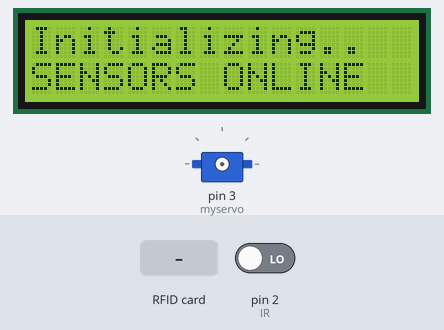
Simulated run of this sketch. Board: Arduino Uno, built with avr-gcc and run on an emulated ATmega328P. Parts: 16×2 character LCD, servo. The inputs (shaded band) are chosen by the test bench; at power-on: pin 2 (IR) LOW. What the sketch prints to the serial monitor is not drawn.

Above: at 2.2 s.
At 5.3 s:
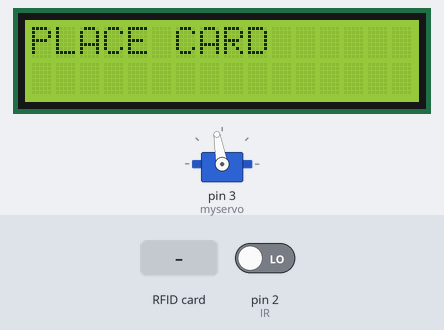
5.4 s: RFID card 5E 7A 19 C4 held to the reader
At 7.0 s:
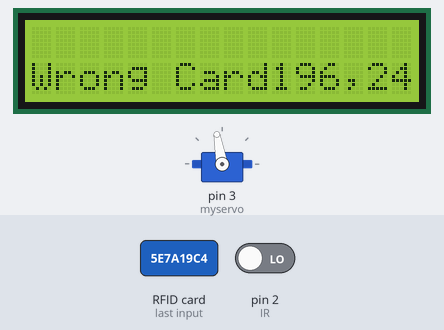
Timing chart, 0 to 8.5 s (numbered marks = the images above; inputs shaded):
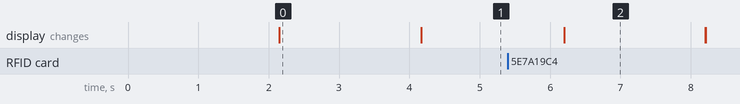

The sketch:

car_parking.ino
```cpp
//project by PAVAN KUMAR
//for more visit https://github.com/mepaone/Innovative-Projects
//pin configuration

//LCD                              //IR                      //Servo

//Analog Pin 4 - SDA               VCC - 5V                  BROWN ->GND
//Analog pin 5 - SCL               GND - GND                 RED ->VCC
//5V - Vcc                         OUT - D2                  ORANGE->D3
//GND - GND

//RFID

//SDA - Digital 10
//SCK - Digital 13
//MOSI - Digital 11
//MISO - Digital 12
//IRQ - unconnected
//GND - GND
//RST - Digital 9
//3.3V - 3.3V


//program starts
#include <LCD_I2C.h>
#include <Servo.h>
#include <SPI.h>
#include <RFID.h>

LCD_I2C lcd(0x27, 16, 2);
RFID rfid(10, 9);

//change your card serial id
byte kart[5] = {98,247,76,58,227};
Servo myservo;
int IR = 2;
int slots=0;
boolean card;

void setup()
{
  Serial.begin(9600);
  SPI.begin();
  lcd.begin();
  lcd.backlight();
  lcd.setCursor(0,0);
  lcd.print("Initializing..");
  lcd.setCursor(0,1);
  lcd.print("RFID ONLINE");
  rfid.init();
  delay(2000);
  lcd.setCursor(0,1);
  lcd.print("SENSORS ONLINE");
  pinMode (IR, INPUT);
  delay(2000);
  lcd.clear();
  myservo.attach(3);
  myservo.write(100);

}

void loop()
{
  lcd.setCursor(0,0);
      lcd.print("PLACE CARD");
      delay(2000);
      lcd.clear();
  if (rfid.isCard())
  {
    if (rfid.readCardSerial())
    {
//      open serial monitor and check your card serial number
      lcd.setCursor(0,1);
      lcd.print(rfid.serNum[0]);
      lcd.print(",");
      lcd.print(rfid.serNum[1]);
      lcd.print(",");
      lcd.print(rfid.serNum[2]);
      lcd.print(",");
      lcd.print(rfid.serNum[3]);
      lcd.print(",");
      lcd.println(rfid.serNum[4]);

      Serial.print("Found ID: ");
      Serial.print(rfid.serNum[0]);
      Serial.print(",");
      Serial.print(rfid.serNum[1]);
      Serial.print(",");
      Serial.print(rfid.serNum[2]);
      Serial.print(",");
      Serial.print(rfid.serNum[3]);
      Serial.print(",");
      Serial.println(rfid.serNum[4]);

    }

    for (int i = 1; i < 5; i++)
    {
      if (rfid.serNum[0] == kart[0] && rfid.serNum[1] == kart[1] && rfid.serNum[2] == kart[2] && rfid.serNum[3] == kart[3] && rfid.serNum[4] == kart[4])
      {
        card = true;
      }
      else {
        card = false;
      }
    }
    if (card == true && !digitalRead(IR) && slots<=4)
    {
      lcd.setCursor(0,0);
      lcd.print("WELCOME");
      Serial.println("Correct Card");
      slots++;
      myservo.write(0);
      delay(1000);
      myservo.write(100);
      lcd.clear();
    }
    else
    {

      if(slots>4){
      lcd.setCursor(0,0);
      lcd.print("Sorry! NO SLOTS");
      delay(3000);
      lcd.clear();
      }
      else if(digitalRead(IR)){
          lcd.setCursor(5,0);
          lcd.print("NO");
          lcd.setCursor(0,1);
          lcd.print("VEHICAL DETECTED");
          delay(3000);
          lcd.clear();
      }
      else{
      lcd.setCursor(0,1);
      lcd.print("Wrong Card");
      delay(2000);
      lcd.clear();
    }
    }
    rfid.halt();
  }
}
```

Measured:
- after the input at 5.4 s, the display: changes after 0.80 s (image 2)
- what the display in image 0 shows lasts 2.0 s, from 2.2 s to 4.2 s
